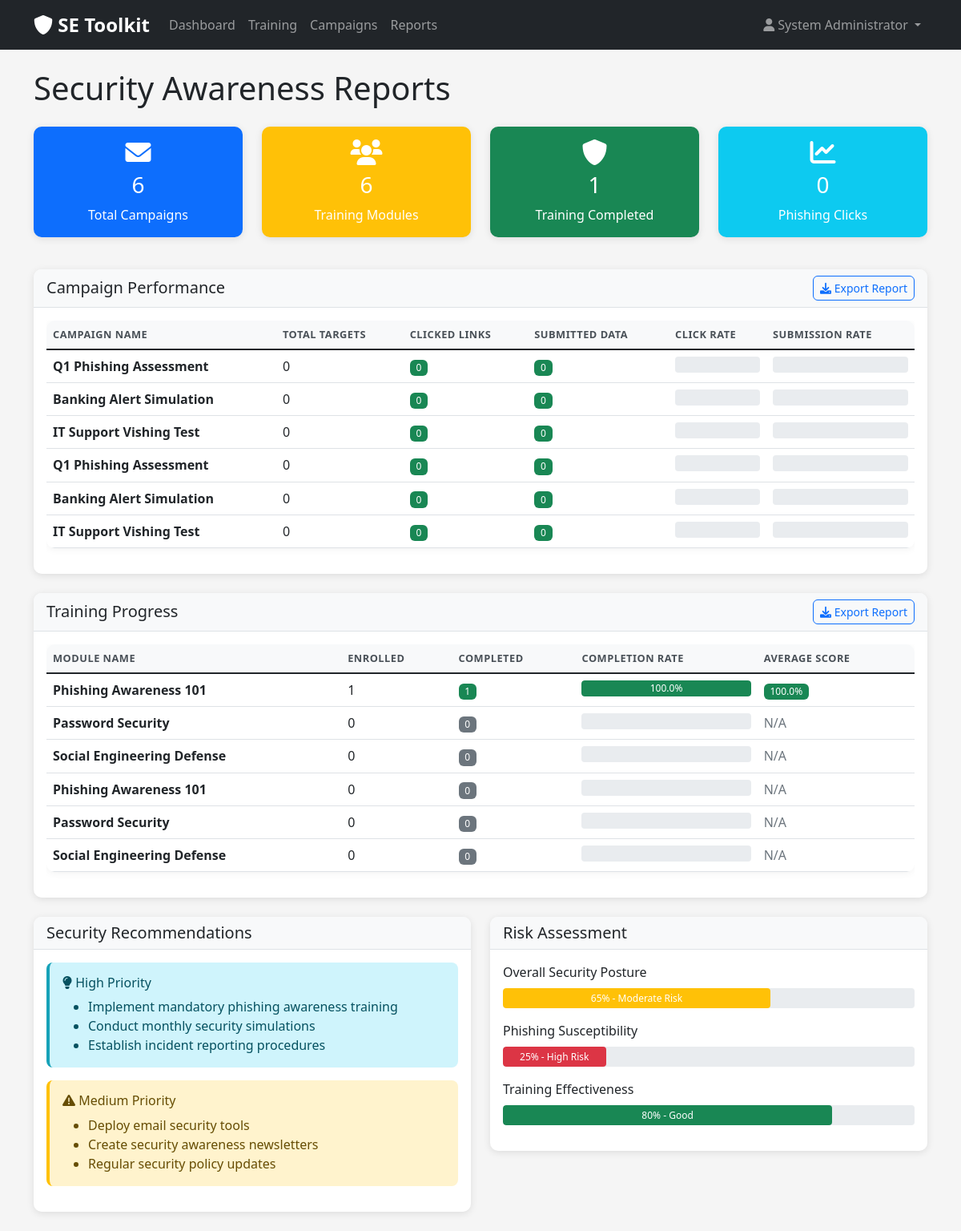
The app's page /reports (signed in) with its own data.
### tables this page shows
CREATE TABLE campaigns (
            id INTEGER PRIMARY KEY AUTOINCREMENT,
            name TEXT NOT NULL,
            type TEXT NOT NULL,
            description TEXT,
            template_id INTEGER,
            created_by INTEGER,
            created_at TIMESTAMP DEFAULT CURRENT_TIMESTAMP,
            status TEXT DEFAULT 'draft'
        );

CREATE TABLE training_modules (
            id INTEGER PRIMARY KEY AUTOINCREMENT,
            title TEXT NOT NULL,
            description TEXT,
            content TEXT,
            quiz_questions TEXT,
            created_at TIMESTAMP DEFAULT CURRENT_TIMESTAMP
        );

### src/app.py (the view)
@app.route('/reports')
def reports():
    if 'user_id' not in session or not session.get('is_admin'):
        return redirect(url_for('index'))
    conn = sqlite3.connect('../data/setoolkit.db')
    cursor = conn.cursor()
    cursor.execute('''
        SELECT c.name, COUNT(cr.id) as total_targets,
               SUM(CASE WHEN cr.clicked THEN 1 ELSE 0 END) as clicked,
               SUM(CASE WHEN cr.submitted_data THEN 1 ELSE 0 END) as submitted
        FROM campaigns c
        LEFT JOIN campaign_results cr ON c.id = cr.campaign_id
        GROUP BY c.id, c.name
    ''')
    campaign_stats = cursor.fetchall()
    cursor.execute('''
        SELECT tm.title, COUNT(utp.id) as enrolled,
               SUM(CASE WHEN utp.completed THEN 1 ELSE 0 END) as completed,
               AVG(utp.score) as avg_score
        FROM training_modules tm
        LEFT JOIN user_training_progress utp ON tm.id = utp.module_id
        GROUP BY tm.id, tm.title
    ''')
    training_stats = cursor.fetchall()
    conn.close()
    return render_template('reports.html', campaign_stats=campaign_stats, training_stats=training_stats)

### templates/reports.html (shortened to what this page needs)
{% extends "base.html" %}
{% block content %}
<div class="container">
    <div class="row">
        <div class="col-12">
            <h1 class="mb-4">Security Awareness Reports</h1>
        </div>
    </div>
    <div class="row mb-4">
        <div class="col-md-3 col-sm-6 mb-3">
            <div class="card bg-primary text-white">
                <div class="card-body text-center">
                    <i class="fas fa-envelope fa-2x mb-2"></i>
                    <h3>{{ campaign_stats|length }}</h3>
                    <p class="mb-0">Total Campaigns</p>
                </div>
            </div>
        </div>
        <div class="col-md-3 col-sm-6 mb-3">
            <div class="card bg-warning text-white">
                <div class="card-body text-center">
                    <i class="fas fa-users fa-2x mb-2"></i>
                    <h3>{{ training_stats|length }}</h3>
                    <p class="mb-0">Training Modules</p>
                </div>
            </div>
        </div>
        <div class="col-md-3 col-sm-6 mb-3">
            <div class="card bg-success text-white">
                <div class="card-body text-center">
                    <i class="fas fa-shield-alt fa-2x mb-2"></i>
                    <h3>{% set total_completed = training_stats|sum(attribute=2) %}{{ total_completed or 0 }}</h3>
                    <p class="mb-0">Training Completed</p>
                </div>
            </div>
        </div>
        <div class="col-md-3 col-sm-6 mb-3">
            <div class="card bg-info text-white">
                <div class="card-body text-center">
                    <i class="fas fa-chart-line fa-2x mb-2"></i>
                    <h3>{% set total_clicked = campaign_stats|sum(attribute=2) %}{{ total_clicked or 0 }}</h3>
                    <p class="mb-0">Phishing Clicks</p>
                </div>
            </div>
        </div>
    </div>
    <div class="row mb-4">
        <div class="col-12">
            <div class="card">
                <div class="card-header d-flex justify-content-between align-items-center">
                    <h5 class="mb-0">Campaign Performance</h5>
                    <button class="btn btn-outline-primary btn-sm" onclick="generateReport('campaigns')">
                        <i class="fas fa-download"></i> Export Report
                    </button>
                </div>
                <div class="card-body">
                    {% if campaign_stats %}
                    <div class="table-responsive">
                        <table class="table table-hover">
                            <thead>
                                <tr>
                                    <th>Campaign Name</th>
                                    <th>Total Targets</th>
                                    <th>Clicked Links</th>
                                    <th>Submitted Data</th>
                                    <th>Click Rate</th>
                                    <th>Submission Rate</th>
                                </tr>
                            </thead>
                            <tbody>
                                {% for campaign in campaign_stats %}
                                <tr>
                                    <td><strong>{{ campaign[0] }}</strong></td>
                                    <td>{{ campaign[1] or 0 }}</td>
                                    <td>
                                        <span class="badge bg-{{ 'danger' if (campaign[2] or 0) > 0 else 'success' }}">
                                            {{ campaign[2] or 0 }}
                                        </span>
                                    </td>
                                    <td>
                                        <span class="badge bg-{{ 'danger' if (campaign[3] or 0) > 0 else 'success' }}">
                                            {{ campaign[3] or 0 }}
                                        </span>
                                    </td>
                                    <td>
                                        {% set click_rate = ((campaign[2] or 0) / (campaign[1] or 1)) * 100 %}
                                        <div class="progress" style="height: 20px;">
                                        </div>
                                    </td>
                                    <td>
                                        {% set submit_rate = ((campaign[3] or 0) / (campaign[1] or 1)) * 100 %}
                                        <div class="progress" style="height: 20px;">
                                        </div>
                                    </td>
                                </tr>
                                {% endfor %}
                            </tbody>
                        </table>
                    </div>
                    {% else %}
                    <div class="text-center py-4">
                        <i class="fas fa-chart-bar fa-3x text-muted mb-3"></i>
                        <h5 class="text-muted">No Campaign Data Available</h5>
                        <p class="text-muted">Run some campaigns to see performance metrics here.</p>
                    </div>
                    {% endif %}
                </div>
            </div>
        </div>
    </div>
    <div class="row mb-4">
        <div class="col-12">
            <div class="card">
                <div class="card-header d-flex justify-content-between align-items-center">
                    <h5 class="mb-0">Training Progress</h5>
                    <button class="btn btn-outline-primary btn-sm" onclick="generateReport('training')">
                        <i class="fas fa-download"></i> Export Report
                    </button>
                </div>
                <div class="card-body">
                    {% if training_stats %}
                    <div class="table-responsive">
                        <table class="table table-hover">
                            <thead>
                                <tr>
                                    <th>Module Name</th>
                                    <th>Enrolled</th>
                                    <th>Completed</th>
                                    <th>Completion Rate</th>
                                    <th>Average Score</th>
                                </tr>
                            </thead>
                            <tbody>
                                {% for module in training_stats %}
                                <tr>
                                    <td><strong>{{ module[0] }}</strong></td>
                                    <td>{{ module[1] or 0 }}</td>
                                    <td>
                                        <span class="badge bg-{{ 'success' if (module[2] or 0) > 0 else 'secondary' }}">
                                            {{ module[2] or 0 }}
                                        </span>
                                    </td>
                                    <td>
                                        {% set completion_rate = ((module[2] or 0) / (module[1] or 1)) * 100 %}
                                        <div class="progress" style="height: 20px;">
                                            <div class="progress-bar bg-{{ 'success' if completion_rate > 80 else 'warning' if completion_rate > 50 else 'danger' }}"
                                                 role="progressbar" style="width: {{ completion_rate }}%">
                                                {{ "%.1f"|format(completion_rate) }}%
                                            </div>
                                        </div>
                                    </td>
                                    <td>
                                        {% if module[3] %}
                                            <span class="badge bg-{{ 'success' if module[3] > 80 else 'warning' if module[3] > 60 else 'danger' }}">
                                                {{ "%.1f"|format(module[3]) }}%
                                            </span>
                                        {% else %}
                                            <span class="text-muted">N/A</span>
                                        {% endif %}
                                    </td>
                                </tr>
                                {% endfor %}
                            </tbody>
                        </table>
                    </div>
                    {% else %}
                    <div class="text-center py-4">
                        <i class="fas fa-graduation-cap fa-3x text-muted mb-3"></i>
                        <h5 class="text-muted">No Training Data Available</h5>
                        <p class="text-muted">Create some training modules to see progress here.</p>
                    </div>
                    {% endif %}
                </div>
            </div>
        </div>
    </div>
    <div class="row">
        <div class="col-md-6">
            <div class="card">
                <div class="card-header">
                    <h5 class="mb-0">Security Recommendations</h5>
                </div>
                <div class="card-body">
                    <div class="alert alert-info">
                        <h6><i class="fas fa-lightbulb"></i> High Priority</h6>
                        <ul class="mb-0">
                            <li>Implement mandatory phishing awareness training</li>
                            <li>Conduct monthly security simulations</li>
                            <li>Establish incident reporting procedures</li>
                        </ul>
                    </div>
                    <div class="alert alert-warning">
                        <h6><i class="fas fa-exclamation-triangle"></i> Medium Priority</h6>
                        <ul class="mb-0">
                            <li>Deploy email security tools</li>
                            <li>Create security awareness newsletters</li>
                            <li>Regular security policy updates</li>
                        </ul>
                    </div>
                </div>
            </div>
        </div>
        <div class="col-md-6">
            <div class="card">
                <div class="card-header">
                    <h5 class="mb-0">Risk Assessment</h5>
                </div>
                <div class="card-body">
                    <div class="mb-3">
                        <label class="form-label">Overall Security Posture</label>
                        <div class="progress" style="height: 25px;">
                            <div class="progress-bar bg-warning" role="progressbar" style="width: 65%">
                                65% - Moderate Risk
                            </div>
                        </div>
                    </div>
                    <div class="mb-3">
                        <label class="form-label">Phishing Susceptibility</label>
                        <div class="progress" style="height: 25px;">
                            <div class="progress-bar bg-danger" role="progressbar" style="width: 25%">
                                25% - High Risk
                            </div>
                        </div>
                    </div>
                    <div class="mb-3">
                        <label class="form-label">Training Effectiveness</label>
                        <div class="progress" style="height: 25px;">
                            <div class="progress-bar bg-success" role="progressbar" style="width: 80%">
                                80% - Good
                            </div>
                        </div>
                    </div>
                </div>
            </div>
        </div>
    </div>
</div>
{% endblock %}

### static/css/style.css (style rules this page uses)
:root { --primary-color: #0066cc; --secondary-color: #f8f9fa; --danger-color: #dc3545; --warning-color: #ffc107; --success-color: #28a745; --info-color: #17a2b8; }
body { background-color: #f5f5f5; font-family: 'Segoe UI', Tahoma, Geneva, Verdana, sans-serif; }
.card { border: none; border-radius: 10px; box-shadow: 0 2px 10px rgba(0, 0, 0, 0.1); transition: transform 0.2s, box-shadow 0.2s; }
.card-header { background-color: var(--secondary-color); border-bottom: 1px solid #dee2e6; border-radius: 10px 10px 0 0 !important; }
.btn { border-radius: 6px; font-weight: 500; transition: all 0.2s; }
.alert { border: none; border-radius: 8px; border-left: 4px solid; }
.alert-info { border-left-color: var(--info-color); }
.alert-warning { border-left-color: var(--warning-color); }
.progress { height: 8px; border-radius: 4px; background-color: #e9ecef; }
.progress-bar { border-radius: 4px; }
.table { background: white; border-radius: 10px; overflow: hidden; box-shadow: 0 2px 10px rgba(0, 0, 0, 0.05); }
.table th { border-top: none; background-color: var(--secondary-color); font-weight: 600; text-transform: uppercase; font-size: 0.8rem; letter-spacing: 0.5px; color: #495057; }
.badge { font-size: 0.75rem; font-weight: 500; border-radius: 6px; }

### records on screen
campaigns: name "Q1 Phishing Assessment", campaign "0"
campaigns: name "Banking Alert Simulation", campaign "0"
campaigns: name "IT Support Vishing Test", campaign "0"
campaigns: name "Q1 Phishing Assessment", campaign "0"
campaigns: name "Banking Alert Simulation", campaign "0"
campaigns: name "IT Support Vishing Test", campaign "0"
training_modules: title "Phishing Awareness 101", id "1", completion_rate "100.0", module "100.0"
training_modules: title "Password Security", module "0", shows "N/A"
training_modules: title "Social Engineering Defense", module "0", shows "N/A"
training_modules: title "Phishing Awareness 101", module "0", shows "N/A"
training_modules: title "Password Security", module "0", shows "N/A"
training_modules: title "Social Engineering Defense", module "0", shows "N/A"

### other values on screen
{{ session.user_name }} "System Administrator"
{{ campaign_stats|length }} "6"
{{ training_stats|length }} "6"
{{ total_completed or 0 }} "1"
{{ total_clicked or 0 }} "0"
